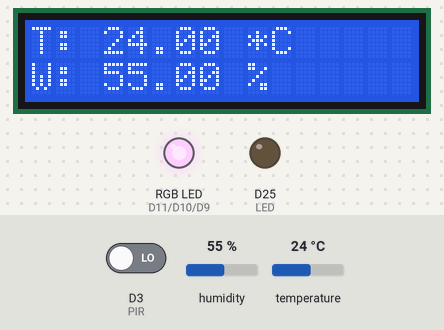
A sketch run on a simulated Arduino MKR. On the bench: 16×2 character LCD, an RGB LED mixed from three pins (HIGH = lit), output pins drawn as LEDs (lit = HIGH). The test bench sets the inputs (shaded band); at power-on: D3 (PIR) LOW, humidity 55 %, temperature 24 °C. What the sketch prints to the serial monitor is not drawn.

Above: at 4.8 s.
4.9 s: D3 (PIR) driven HIGH
At 8.8 s:
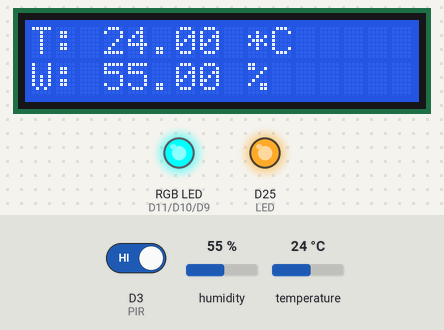
11.1 s: humidity set to 22 %
At 13.9 s:
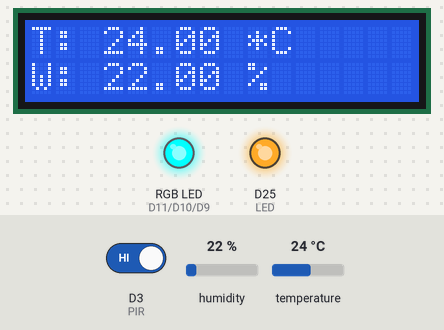
17.3 s: temperature set to 12 °C
At 22.1 s:
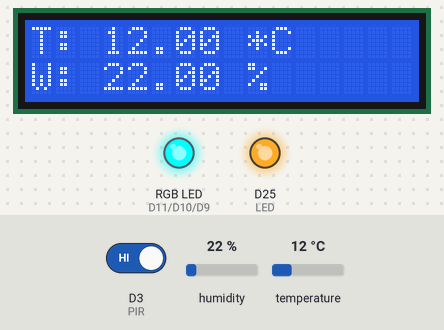
23.5 s: humidity set to 40 %
At 25.7 s:
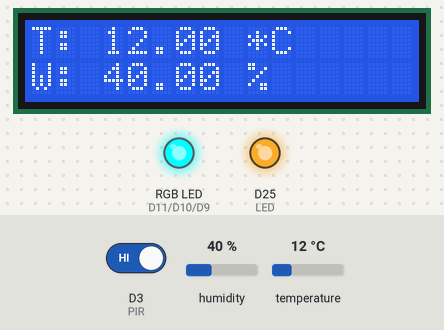
29.7 s: temperature set to 19 °C
At 33.9 s:
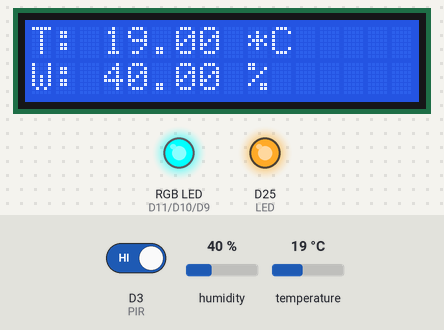
Timing chart, 0 to 35.4 s (numbered marks = the images above; inputs shaded):
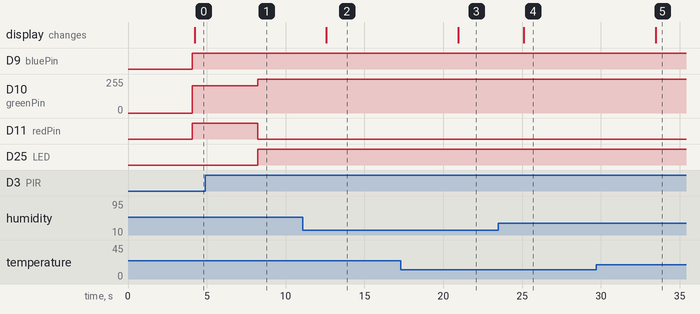

Measured:
- after the input at 4.9 s, D10 (greenPin): 205/255 → 255/255 after 3.3 s; D11 (redPin): HIGH → LOW after 3.3 s; D25 (LED): LOW → HIGH after 3.3 s
- after the input at 11.1 s, the display: changes after 1.5 s (image 2)
- after the input at 17.3 s, the display: changes after 3.6 s (image 3)
- after the input at 23.5 s, the display: changes after 1.6 s (image 4)
- after the input at 29.7 s, the display: changes after 3.8 s (image 5)

The sketch:

Stacja_pogodowa_wys_firebase.ino
```cpp
#include <Firebase_Arduino_WiFiNINA.h>
#include <Adafruit_Sensor.h>
#include <DHT.h>
#include <DHT_U.h>
#include <Wire.h>
#include <hd44780.h>
#include <hd44780ioClass/hd44780_I2Cexp.h>
hd44780_I2Cexp lcd(0x3F);
// dołączam bibliotekę od obsługi czujnika DHTxx
#define DHTPIN 2 // definicja preprocesora
#define DHTTYPE DHT22 // definicja preprocesora
#define PIR 3
#define LED 25
#define COMMON_ANODE
int redPin = 11;
int greenPin = 10;
int bluePin = 9;

DHT dht(DHTPIN, DHTTYPE);
char ssid[] = "";
char pass[] = "";
FirebaseData firebaseData;
const int LCD_COLS = 16;
const int LCD_ROWS = 2;

void setup() {
  Firebase.begin("", "", ssid, pass);
  Firebase.reconnectWiFi(true);

  dht.begin();
  Serial.begin(9600);
  int status;
  status = lcd.begin(LCD_COLS, LCD_ROWS);
  if(status)
  {
    hd44780::fatalError(status);
  }

   pinMode(PIR, INPUT);
   pinMode(LED, OUTPUT);
   pinMode(redPin, OUTPUT);
   pinMode(greenPin, OUTPUT);
   pinMode(bluePin, OUTPUT);
}
void loop() {
  delay(4000); // czekam 2s
  float temp = dht.readTemperature();
  float wilg = dht.readHumidity();
  String json = "{\"temperature\":" + String(temp) + ",\"humidity\":" + String(wilg) + "}";

   if((digitalRead(PIR))==HIGH){
    digitalWrite(LED, HIGH);
    setColor(255, 0, 0);
   Serial.print("pir 1");

  } else {
    digitalWrite(LED, LOW);
    Serial.print("pir 0");
    setColor(0, 50, 84);
  }

    Serial.print("T: ");
    Serial.print(temp);
    Serial.print(" *C");
    Serial.print("  ");
    Serial.print("W: ");
    Serial.print(wilg);
    Serial.print("  %");
    Serial.print("\n");
    if (Firebase.updateNode(firebaseData, "/weather-station", json))
    {
      Serial.println("Timestamp: " + firebaseData.payload());
      Serial.println("PATH: " + firebaseData.dataPath());
      Serial.println("TYPE: " + firebaseData.dataType());
      Serial.print("PUSH NAME: ");
      Serial.println(firebaseData.pushName());
      Serial.println();
    }
    else
    {
      Serial.println("REASON: " + firebaseData.errorReason());
      Serial.println();
    }
    lcd.setCursor(0,0);
    lcd.print("T: ");
    lcd.print(temp);
    lcd.print(" *C");
    lcd.setCursor(0,1);
    lcd.print("W: ");
    lcd.print(wilg);
    lcd.print(" %");
}

void setColor(int red, int green, int blue)
{
  #ifdef COMMON_ANODE
  red = 255 - red;
  green = 255 - green;
  blue = 255 - blue;
  #endif
  analogWrite(redPin, red);
  analogWrite(greenPin, green);
  analogWrite(bluePin, blue);
}
```
